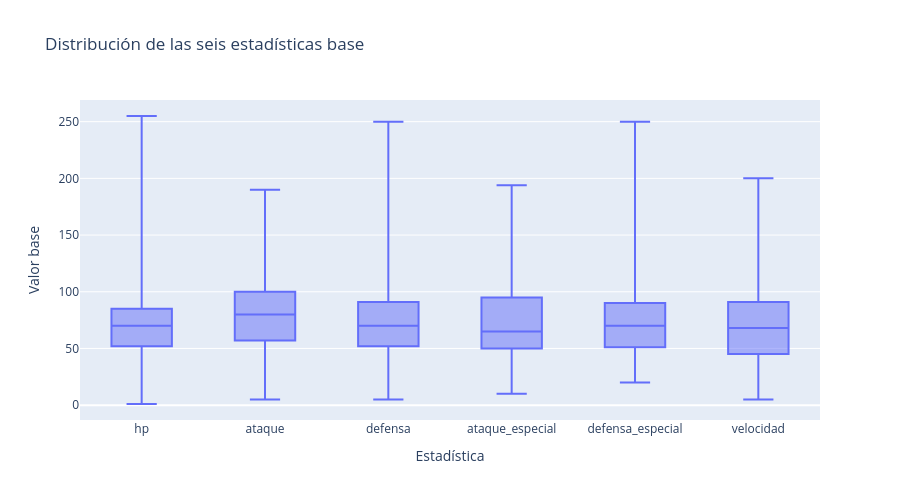

Here is the notebook cell this chart was saved with:
### Code cell
# Visualización complementaria de la distribución de estadísticas
estadisticas_largas = pokemon[variables_estadisticas].melt(
    var_name="estadistica",
    value_name="valor"
)
fig_cajas = px.box(
    estadisticas_largas,
    x="estadistica",
    y="valor",
    points=False,
    title="Distribución de las seis estadísticas base"
)
fig_cajas.update_layout(xaxis_title="Estadística", yaxis_title="Valor base", height=500)
fig_cajas.show()

### Figure 1 — Plotly figure (JSON) as saved in the notebook; plotly's stock layout.template omitted (floating-point values rounded to 4 significant figures; data arrays with more than 128 entries replaced by an {"elided": "..."} marker saying what was removed)
{"data": [{"alignmentgroup": "True", "boxpoints": false, "hovertemplate": "estadistica=%{x}<br>valor=%{y}<extra></extra>", "legendgroup": "", "marker": {"color": "#636efa"}, "name": "", "notched": false, "offsetgroup": "", "orientation": "v", "showlegend": false, "type": "box", "x": {"elided": "7290 str values"}, "x0": " ", "xaxis": "x", "y": {"elided": "7290 int values"}, "y0": " ", "yaxis": "y"}], "layout": {"boxmode": "group", "height": 500, "legend": {"tracegroupgap": 0}, "title": {"text": "Distribución de las seis estadísticas base"}, "xaxis": {"anchor": "y", "domain": [0.0, 1.0], "title": {"text": "Estadística"}}, "yaxis": {"anchor": "x", "domain": [0.0, 1.0], "title": {"text": "Valor base"}}}}
